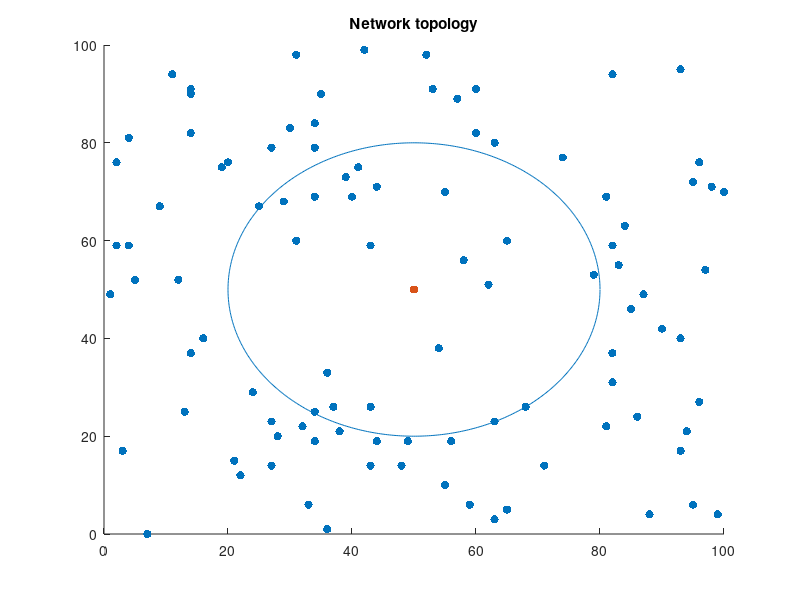

The MATLAB script that drew this image: (Note: this script raises an error after producing the figure.)
clear all
clc
n = 100; %number of sensor nodes
l = 100; %length of area
w = 100; %width of area
Ei = ones(1,100)*2*(10^9);  %Initial energy for single node in nJ
eps_short = 10;
eps_long  = 0.0013;
Eelec = 50; % in nJ/bit
Eagg = 50; % in nJ/bit
Data = 500*8; % in bits
Overhead = 125*8; % in bits
kbits = Data + Overhead;
d0 = sqrt(eps_short/eps_long);
xy = randi([0 n],2,n);
sink = [w/2; l/2];
scatter(xy(1,:),xy(2,:),'filled')
ylim([0 l])
xlim([0 w])
hold on
scatter(sink(1),sink(2),'filled')
title('Network topology')

%Plotting the range of nodes with single and dual hops
R = 30;
angle = 0:0.01:2*pi;
xc = R*cos(angle)+sink(1);
yc = R*sin(angle)+sink(2);
hold on
plot(xc,yc)

%Calculating the distance between each node and the sink
dist = [];
for i=1:n
    dist(i) = sqrt(((xy(1,i)-sink(1))^2) + ((xy(2,i)-sink(2))^2));
end

% Initializing arrays to define the nodes' death
Ei1 = Ei;
death = [];
logic_dead = ones(1,n);
ii = [];
dead_sign = ones(1,n);

% Starting the transmission of the nodes 
for j=1:4000
    for i=1:n
        m = 0;
        energy_loss_short = kbits*Eelec + kbits*eps_short*(dist(i)^2) + kbits*Eagg;
        energy_loss_long = kbits*Eelec + kbits*eps_long*(dist(i)^4) + kbits*Eagg;
        energy_loss_rec = kbits*Eelec;
        
        if dist(i) <= R
            if dist(i) <= d0
                if energy_loss_short < Ei1(i)
                    Ei1(i) = Ei1(i) - energy_loss_short;
                else
                    logic_dead(i) = 0;
                    if dead_sign(i) == 1;
                        death(i) = j;
                        dead_sign(i) = 0;
                    end
                end
            else
                if energy_loss_long < Ei1(i)
                    Ei1(i) = Ei1(i) - energy_loss_short;
                else
                    logic_dead(i) = 0;
                    if dead_sign(i) == 1;
                        death(i) = j;
                        dead_sign(i) = 0;
                    end
                end
            end
        else
            [distmin1, distmin2, ii(j,i)] = mindistance(xy,i,sink,logic_dead,R);
            
            energy_loss_short2 = kbits*Eelec + kbits*eps_short*(distmin1^2) + kbits*Eagg;
            energy_loss_short3 = kbits*Eelec + kbits*eps_short*(distmin2^2) + kbits*Eagg;
            if ii(j,i) ~= 0
                if energy_loss_short2 < Ei1(i)
                    if energy_loss_short3 < Ei1(ii(j,i))
                        Ei1(i) = Ei1(i) - energy_loss_short2;
                        Ei1(ii(j,i)) = Ei1(ii(j,i)) - energy_loss_short3;
                    else
                        logic_dead(ii(j,i)) = 0;
                        if dead_sign(i) == 1;
                            death(ii(j,i)) = j;
                            dead_sign(ii(j,i)) = 0;
                    end
                    end
                else
                    logic_dead(i) = 0;
                    if dead_sign(i) == 1;
                        death(i) = j;
                        dead_sign(i) = 0;
                    end
                end
            end
        end
    end
end

T1 = min(death)
for j=1:max(death)
    nn = 00;
    for i=1:n
        if death(i) >= j
            nn = nn + 1;
        else
            nn = nn;
        end
    end
    notdead(j) = nn;
end
notdead2 = [notdead 0];
cycles = 1:max(death)+1;

figure
plot(cycles, notdead2)
xlabel('Number of cycles')
ylabel('Number of living nodes')
ylim([0 105])
hold on 
plot(ones(n+1)*T1,0:n)

%%
Ei2 = Ei;
death = [];
logic_dead = ones(1,n);
ii = [];
dead_sign = ones(1,n);

for j=1:T1
    for i=1:n
        m = 0;
        energy_loss_short = kbits*Eelec + kbits*eps_short*(dist(i)^2) + kbits*Eagg;
        energy_loss_long = kbits*Eelec + kbits*eps_long*(dist(i)^4) + kbits*Eagg;
        energy_loss_rec = kbits*Eelec;
        
        if dist(i) <= R
            if dist(i) <= d0
                if energy_loss_short < Ei2(i)
                    Ei2(i) = Ei2(i) - energy_loss_short;
                else
                    logic_dead(i) = 0;
                    if dead_sign(i) == 1;
                        death(i) = j;
                        dead_sign(i) = 0;
                    end
                end
            else
                if energy_loss_long < Ei2(i)
                    Ei2(i) = Ei2(i) - energy_loss_short;
                else
                    logic_dead(i) = 0;
                    if dead_sign(i) == 1;
                        death(i) = j;
                        dead_sign(i) = 0;
                    end
                end
            end
        else
            [distmin1, distmin2, ii(j,i)] = mindistance(xy,i,sink,logic_dead,R);
            
            energy_loss_short2 = kbits*Eelec + kbits*eps_short*(distmin1^2) + kbits*Eagg;
            energy_loss_short3 = kbits*Eelec + kbits*eps_short*(distmin2^2) + kbits*Eagg;
            if ii(j,i) ~= 0
                if energy_loss_short2 < Ei2(i)
                    if energy_loss_short3 < Ei2(ii(j,i))
                        Ei2(i) = Ei2(i) - energy_loss_short2;
                        Ei2(ii(j,i)) = Ei2(ii(j,i)) - energy_loss_short3;
                    else
                        logic_dead(ii(j,i)) = 0;
                        if dead_sign(i) == 1;
                            death(ii(j,i)) = j;
                            dead_sign(ii(j,i)) = 0;
                    end
                    end
                else
                    logic_dead(i) = 0;
                    if dead_sign(i) == 1;
                        death(i) = j;
                        dead_sign(i) = 0;
                    end
                end
            end
        end
    end
end

figure
stem(1:n,Ei2)
hold on 
plot(1:n,Ei)
ylim([0 2.1*(10^9)])
xlim([0 101])
ylabel('Remaining energies in nJ')
xlabel('node number')
title('Remaining energies after T1 cycle')


%%
Ei3 = Ei;
death = [];
logic_dead = ones(1,n);
ii = [];
dead_sign = ones(1,n);

% Starting the transmission of the nodes
for RR=10:10:80
    for j=1:4000
        for i=1:n
            m = 0;
            energy_loss_short = kbits*Eelec + kbits*eps_short*(dist(i)^2) + kbits*Eagg;
            energy_loss_long = kbits*Eelec + kbits*eps_long*(dist(i)^4) + kbits*Eagg;
            energy_loss_rec = kbits*Eelec;
            
            if dist(i) <= RR
                if dist(i) <= d0
                    if energy_loss_short < Ei3(i)
                        Ei3(i) = Ei3(i) - energy_loss_short;
                    else
                        logic_dead(i) = 0;
                        if dead_sign(i) == 1;
                            death(i) = j;
                            dead_sign(i) = 0;
                        end
                    end
                else
                    if energy_loss_long < Ei3(i)
                        Ei3(i) = Ei3(i) - energy_loss_short;
                    else
                        logic_dead(i) = 0;
                        if dead_sign(i) == 1;
                            death(i) = j;
                            dead_sign(i) = 0;
                        end
                    end
                end
            else
                [distmin1, distmin2, ii(j,i)] = mindistance(xy,i,sink,logic_dead,RR);
                
                energy_loss_short2 = kbits*Eelec + kbits*eps_short*(distmin1^2) + kbits*Eagg;
                energy_loss_short3 = kbits*Eelec + kbits*eps_short*(distmin2^2) + kbits*Eagg;
                if ii(j,i) ~= 0
                    if energy_loss_short2 < Ei3(i)
                        if energy_loss_short3 < Ei3(ii(j,i))
                            Ei3(i) = Ei3(i) - energy_loss_short2;
                            Ei3(ii(j,i)) = Ei3(ii(j,i)) - energy_loss_short3;
                        else
                            logic_dead(ii(j,i)) = 0;
                            if dead_sign(i) == 1;
                                death(ii(j,i)) = j;
                                dead_sign(ii(j,i)) = 0;
                            end
                        end
                    else
                        logic_dead(i) = 0;
                        if dead_sign(i) == 1;
                            death(i) = j;
                            dead_sign(i) = 0;
                        end
                    end
                end
            end
        end
    end
    T11(RR/10) = min(death);
end
RR = 10:10:80;
figure
plot (RR,T11)
xlim([0 90])
ylim([0 max(T11)+2])
xlabel('Maximum distance for direct transmission')
ylabel('Number of cycles to the death of the first node T1')
title('T1 versus R')
Ropt = RR(find(T11==max(T11)));

%%
Ei4 = Ei;
death = [];
logic_dead = ones(1,n);
ii = [];
dead_sign = ones(1,n);

for j=1:max(T11)
    for i=1:n
        m = 0;
        energy_loss_short = kbits*Eelec + kbits*eps_short*(dist(i)^2) + kbits*Eagg;
        energy_loss_long = kbits*Eelec + kbits*eps_long*(dist(i)^4) + kbits*Eagg;
        energy_loss_rec = kbits*Eelec;
        
        if dist(i) <= Ropt(end)
            if dist(i) <= d0
                if energy_loss_short < Ei4(i)
                    Ei4(i) = Ei4(i) - energy_loss_short;
                else
                    logic_dead(i) = 0;
                    if dead_sign(i) == 1;
                        death(i) = j;
                        dead_sign(i) = 0;
                    end
                end
            else
                if energy_loss_long < Ei4(i)
                    Ei4(i) = Ei4(i) - energy_loss_short;
                else
                    logic_dead(i) = 0;
                    if dead_sign(i) == 1;
                        death(i) = j;
                        dead_sign(i) = 0;
                    end
                end
            end
        else
            [distmin1, distmin2, ii(j,i)] = mindistance(xy,i,sink,logic_dead,R);
            
            energy_loss_short2 = kbits*Eelec + kbits*eps_short*(distmin1^2) + kbits*Eagg;
            energy_loss_short3 = kbits*Eelec + kbits*eps_short*(distmin2^2) + kbits*Eagg;
            if ii(j,i) ~= 0
                if energy_loss_short2 < Ei4(i)
                    if energy_loss_short3 < Ei4(ii(j,i))
                        Ei4(i) = Ei4(i) - energy_loss_short2;
                        Ei4(ii(j,i)) = Ei4(ii(j,i)) - energy_loss_short3;
                    else
                        logic_dead(ii(j,i)) = 0;
                        if dead_sign(i) == 1;
                            death(ii(j,i)) = j;
                            dead_sign(ii(j,i)) = 0;
                    end
                    end
                else
                    logic_dead(i) = 0;
                    if dead_sign(i) == 1;
                        death(i) = j;
                        dead_sign(i) = 0;
                    end
                end
            end
        end
    end
end

figure
stem(1:n,Ei4)
hold on 
plot(1:n,Ei)
ylim([0 2.1*(10^9)])
xlim([0 101])
ylabel('Remaining energies in nJ')
xlabel('node number')
title('Remaining energies after T1 cycle for optimum R')

%%
n = 100; %number of sensor nodes
l = 100; %length of area
w = 100; %width of area
Ei = ones(1,100)*2*(10^9);  %Initial energy for single node in nJ
eps_short = 10;
eps_long  = 0.0013;
Eelec = 50; % in nJ/bit
Eagg = 50; % in nJ/bit
Data = 500*8; % in bits
Overhead = 125*8; % in bits
kbits = Data + Overhead;
d0 = sqrt(eps_short/eps_long);
xy = randi([0 n],2,n);
sink = [w/2; l+125];
figure
scatter(xy(1,:),xy(2,:),'filled')
ylim([0 l+250])
xlim([-125 w+125])
hold on
scatter(sink(1),sink(2),'filled')
title('Network topology with far sink')
dist22 = [];
for i=1:n
    dist22(i) = sqrt(((xy(1,i)-sink(1))^2) + ((xy(2,i)-sink(2))^2));
end

farnodes = find(dist22<=132);
scatter(xy(1,farnodes),xy(2,farnodes),'filled')

%Plotting the range of nodes with single and dual hops
for R=10:10:130;
    angle = 0:0.01:2*pi;
    xc = R*cos(angle)+sink(1);
    yc = R*sin(angle)+sink(2);
    hold on
    plot(xc,yc)
end

stem(Ei)
title('Remaining energies for far sink with R < 125')
